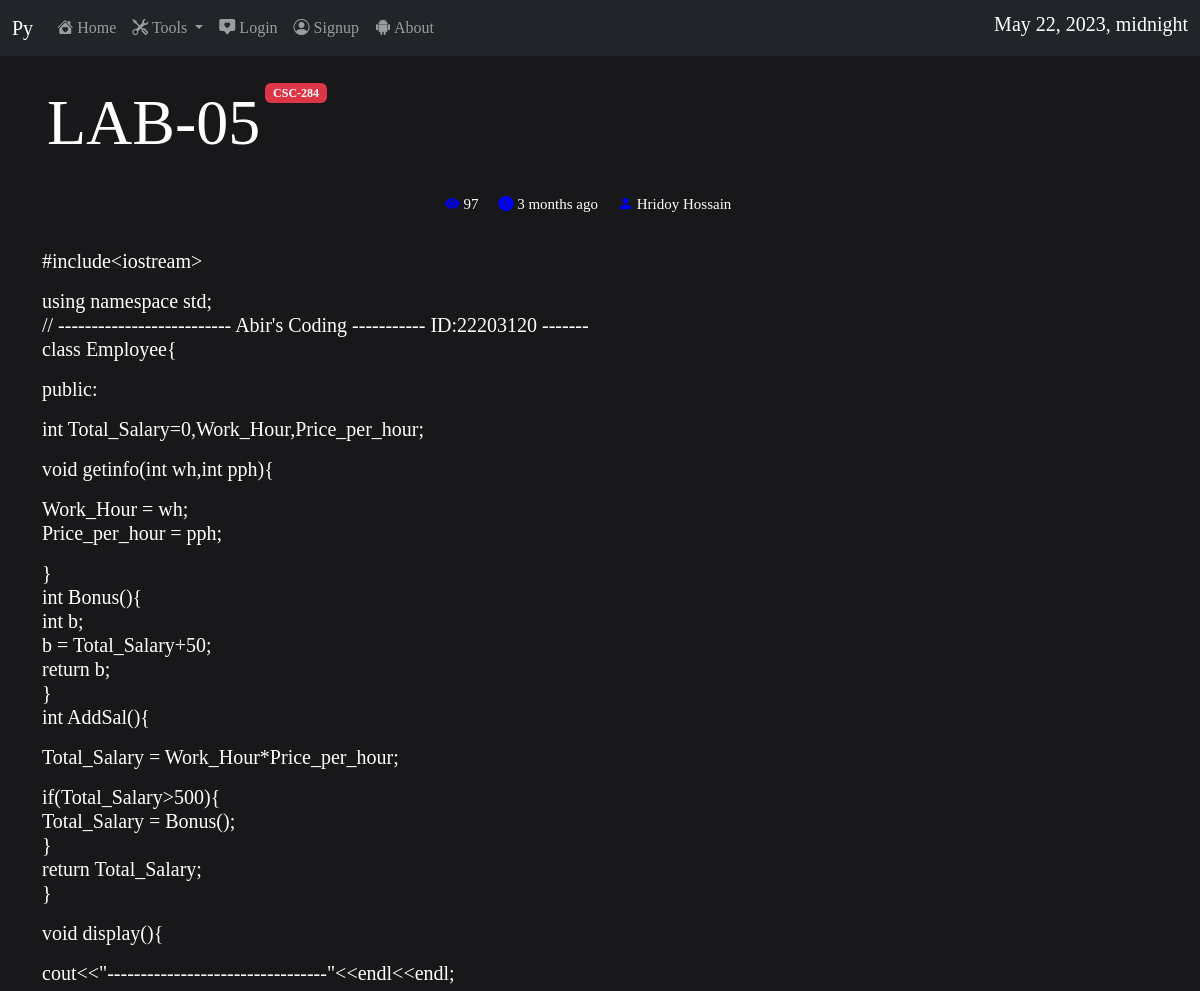
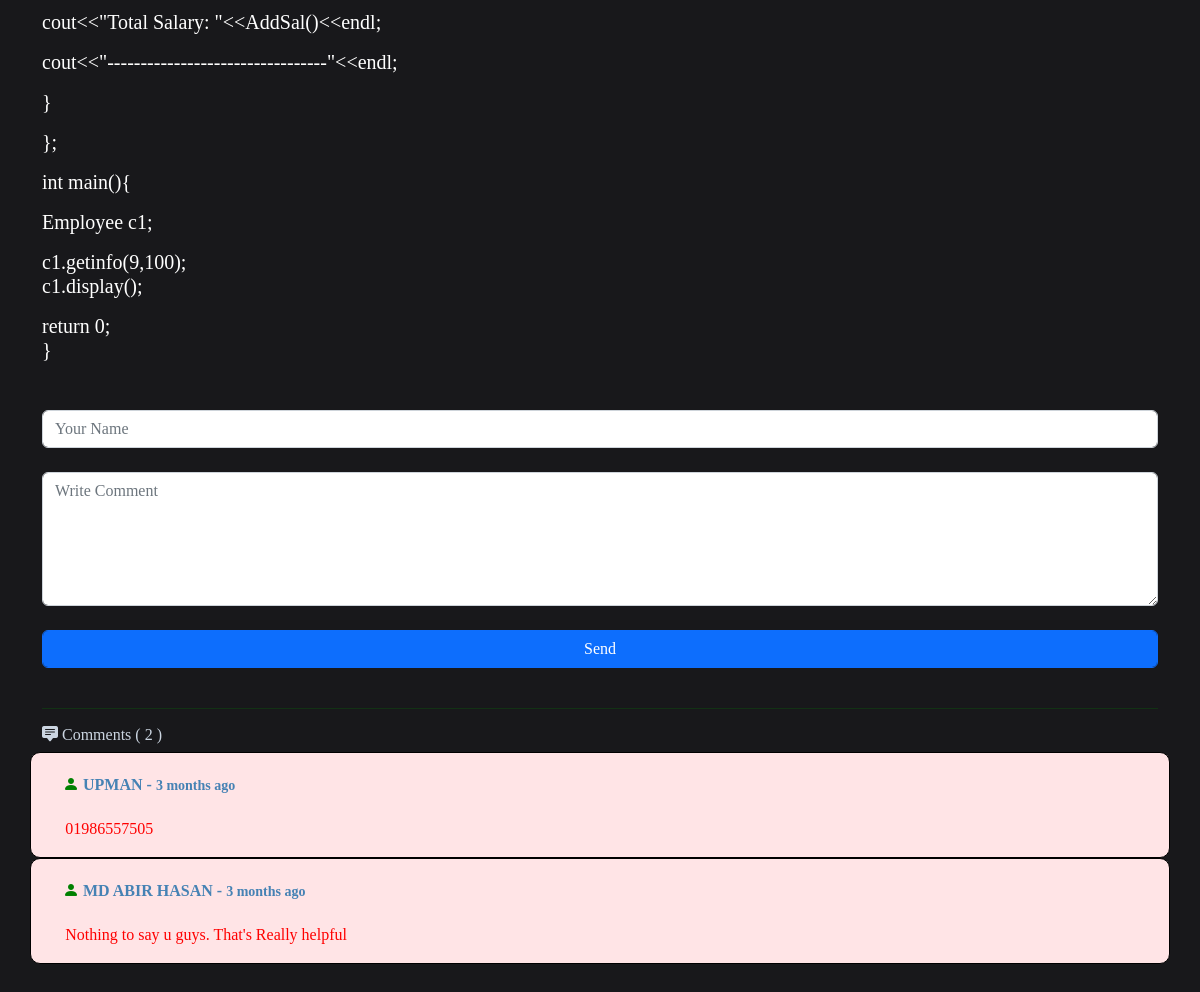
/post/5/, run on the app's committed database (2 pictures, top to bottom).
### kobita/models.py (models this page shows, shortened)
class Post(models.Model):
    title = models.CharField(max_length=100)
    operator = models.CharField(max_length=100)
    tag = models.CharField(max_length=100)
    view = models.IntegerField(default=0)
    detail = models.TextField(max_length=100000)
    created_at = models.DateTimeField(datetime.datetime.now())

class Comment(models.Model):
    name = models.CharField(max_length=100)
    body = models.TextField(max_length=1000)
    post_comment = models.ForeignKey(Post,on_delete=models.CASCADE,related_name='comments')
    created_at = models.DateTimeField(datetime.datetime.now())

### kishor/views.py (the view)
# urls.py: path('post/<int:pk>/',view_page,name="Post"),
def view_page(request,pk):
    post = Post.objects.all().get(id=pk)
    comment = Comment.objects.all().filter(post_comment_id=post.id).order_by('-id')
    my_date = datetime.datetime.now()
    post.view += 1
    post.save()
    if request.method=='POST':
        comment_take = Comment(request.POST)
        name = request.POST['name']
        body = request.POST['body']
        date = datetime.datetime.now()
        post_id = request.POST['post_id']
        object = Comment(name=name,body=body,post_comment_id=post_id,created_at=date)
        object.save()
        messages.success(request,"Comment Successfull")
        return redirect('/post/'+str(post_id)+'/')
    else:
        comment_take = Comment()
    context ={
        'post':post,
        'comment':comment,
        'my_date': my_date
    }
    return render(request,'view.html',context)

### templates/view.html (shortened to what this page needs)
{% extends 'index.html' %}
{% load static %}
{% load humanize %}
{% block body %}
<div class="row">
    <div class="d-flex justify-content-start">
        <div>
            <p class="display-3">{{post.title}}</p>
        </div>
        <div>
            <span class="badge text-bg-danger">{{post.tag}}</span>
        </div>
    </div>
    <div class="row">
        <div class="d-flex justify-content-center">
            <div class="eye">
                <i class="bi bi-eye-fill"> </i> {{post.view}}
            </div>
            <div class="time">
                <i class="bi bi-clock-fill"></i> {{post.created_at|naturaltime}}
            </div>
            <div class="person">
                <i class="bi bi-person-fill"></i> {{post.operator}}
            </div>
        </div>
    </div>
</div>
<span style="padding:10px;"></span>
<div class="row">
    <h5 style="color:white;text-align:justify;">{{post.detail|linebreaks}}</h5>
</div>
<br>
<div class="row">
        <form method="post">
            <input type="text" class="form-control" name="name" placeholder="Your Name" required><br>
            <textarea rows="5" name="body" placeholder="Write Comment" class="form-control" required></textarea><br>
            <input type="submit" class="form-control btn btn-primary" value="Send">
        </form>
</div>
<br>
<hr style="color:green;">
<div class="row">
    <br>
    <h6 style="color:#cbd5e1;"><i class="bi bi-chat-square-text-fill"></i> Comments ( {{comment.count}} )</h6>
    {% for c in comment %}
    <div class="cmbox">
        <div class="cdat">
           <strong style="color:steelblue"><i style="color:green;" class="bi bi-person-fill"></i> {{c.name}} - <small> {{c.created_at|naturaltime}}</small></strong>
        </div>
        <div class="body">
            <h7 style="color:red;">{{c.body|linebreaks}}</h7>
        </div>
    </div>
    {% endfor %}
</div>
<br><br>
{% endblock body %}

### templates/index.html (style rules this page uses)
* { margin: 0px; padding: 0px; }
body { background: #18181b; font-family: serif; }

### templates/view.html (style rules this page uses)
.display-3 { color:white; padding:5px; }
.eye,.time,.person { padding:10px; color:white; font-size:15px; }
.eye i { color:blue; }
.time i { color:blue; }
.person i { color:blue; }
.cdat { padding:20px; }
.cmbox { border:1px solid black; background: #ffe4e6; border-radius: 10px; }
.body { margin-left:2%; }

### data on the page
Post: title "LAB-05", tag "CSC-284", view "97", created_at "3 months ago", operator "Hridoy Hossain", detail "#include<iostream> using namespace std; // -------------------------- Abir's Coding ----------- ID:22203120 ------- class Employee{ public: int Total_Salary=0,Work_Hour,Price_per_hour; void getinfo(int wh,int pph){ Work_Hour = wh; Price_per_hour = pph; } int Bonus(){ int b; b = Total_Salary+50; return b; } int AddSal(){ Total_Salary = Work_Hour*Price_per_hour; if(Total_Salary>500){ Total_Salary = Bonus(); } return Total_Salary; } void display(){ cout<<\"---------------------------------\"<<endl<<endl; cout<<\"Total Salary: \"<<AddSal()<<endl; cout<<\"---------------------------------\"<<endl; } }; int main(){ Employee c1; c1.getinfo(9,100); c1.display(); return 0; }"
Comment: name "UPMAN", created_at "3 months ago", body "01986557505"
Comment: name "MD ABIR HASAN", created_at "3 months ago", body "Nothing to say u guys. That's Really helpful"

### other printed values
{{ comment.count }} "2"
